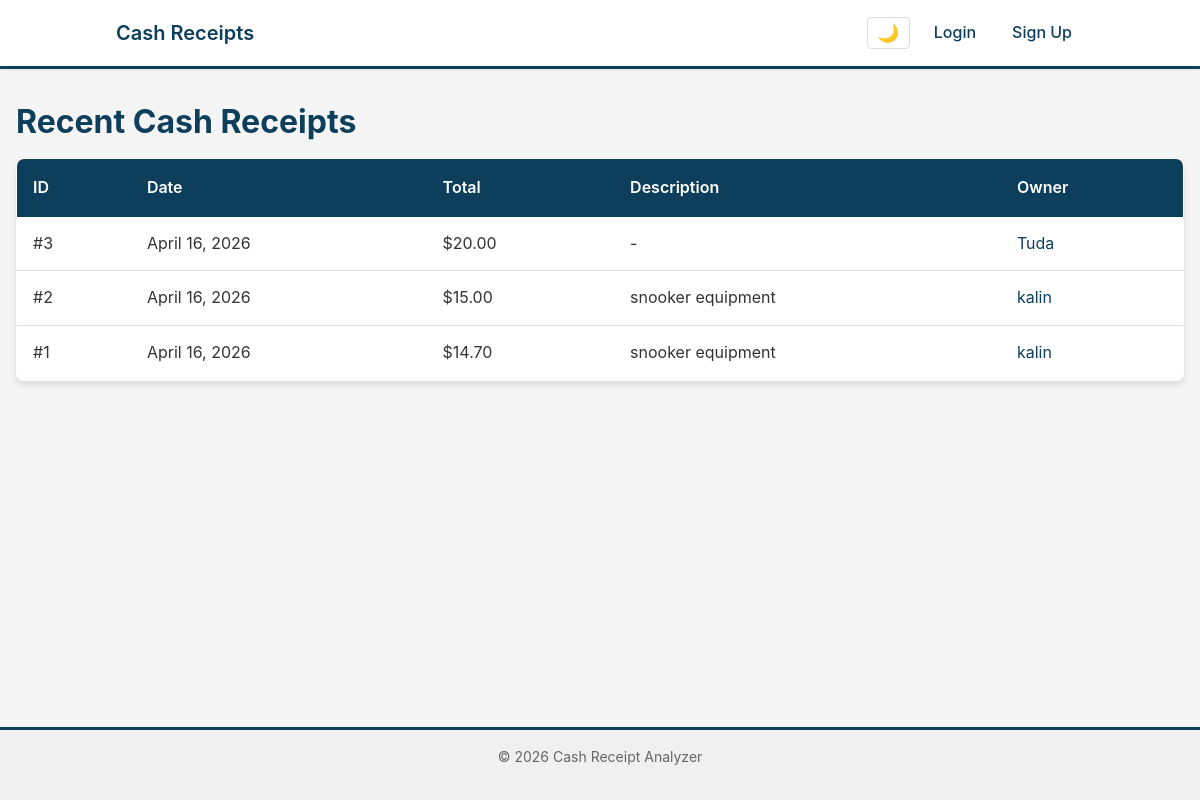
Before: / with the older database file.
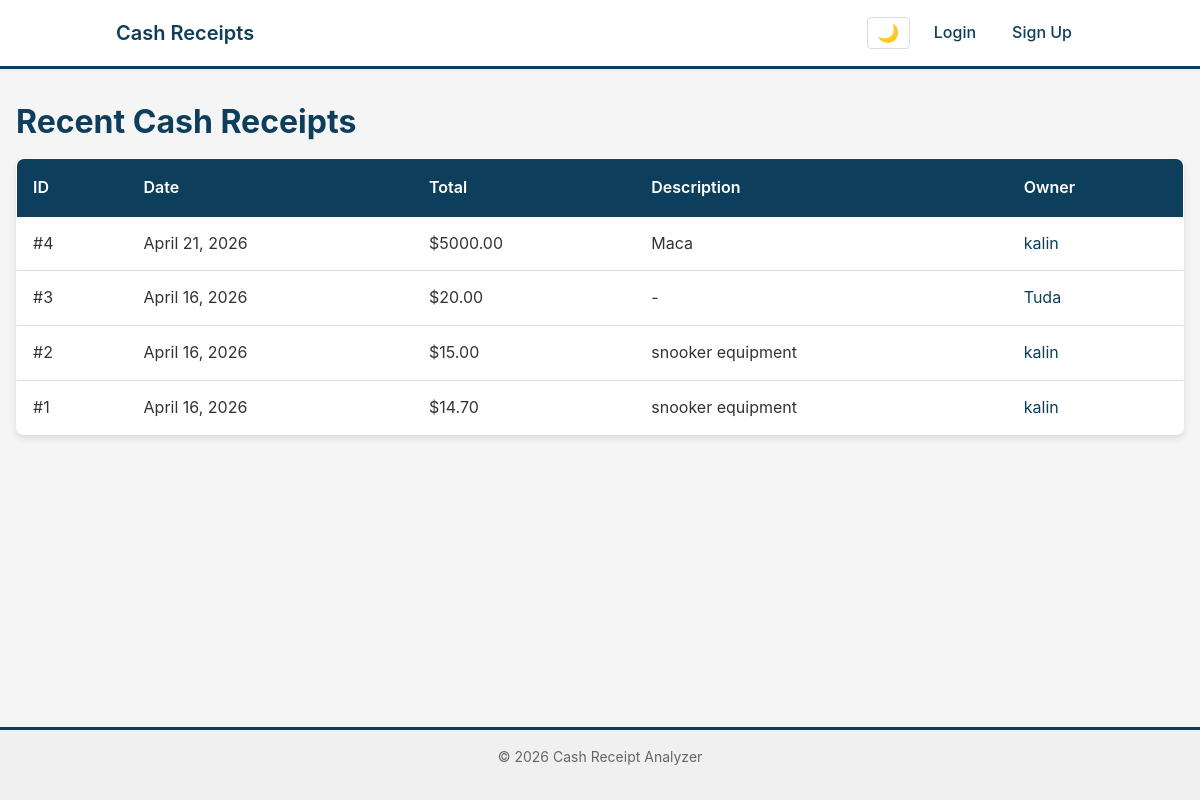
After: the same page with the newer database file.
### cash_receipts/models.py (models this page shows, shortened)
class Receipt(models.Model):
    owner = models.ForeignKey(User, on_delete=models.CASCADE, related_name='receipts')
    total_sum = models.DecimalField(max_digits=10, decimal_places=2)
    date = models.DateField(auto_now_add=True)
    description = models.TextField(blank=True)
    created_at = models.DateTimeField(auto_now_add=True)
    updated_at = models.DateTimeField(auto_now=True)
    class Meta:
        ordering = ['-created_at']

### cash_receipts/views.py (the view)
# urls.py: path('', views.index, name='index'),
def index(request):
    receipts_list = Receipt.objects.all()[:10]
    return render(request, 'cash_receipts/index.html', {
        'receipts': receipts_list
    })

### templates/cash_receipts/index.html (shortened to what this page needs)
{% extends 'base.html' %}
{% block content %}
<h1>Recent Cash Receipts</h1>
{% if receipts %}
    <table>
        <thead>
            <tr>
                <th>ID</th>
                <th>Date</th>
                <th>Total</th>
                <th>Description</th>
                <th>Owner</th>
            </tr>
        </thead>
        <tbody>
            {% for receipt in receipts %}
            <tr>
                <td>#{{ receipt.id }}</td>
                <td>{{ receipt.date }}</td>
                <td>${{ receipt.total_sum }}</td>
                <td>{{ receipt.description|default:"-" }}</td>
                <td><a href="{% url 'user_profile' receipt.owner.username %}">{{ receipt.owner.username }}</a></td>
            </tr>
            {% endfor %}
        </tbody>
    </table>
{% else %}
    <p>No receipts yet. <a href="{% url 'add_receipt' %}">Add the first one!</a></p>
{% endif %}
{% endblock %}

### templates/base.html (shortened to what this page needs)
{% load static %}
<!DOCTYPE html>
<html lang="en">
<head>
    <link rel="stylesheet" href="{% static 'css/normalize.css' %}">
    <link rel="stylesheet" href="{% static 'css/main.css' %}">
    <link rel="stylesheet" href="https://code.jquery.com/ui/1.13.2/themes/base/jquery-ui.css">
</head>
<body>
    <header>
        <nav>
            <div class="nav-left">
                <a href="{% url 'index' %}" class="nav-logo">Cash Receipts</a>
            </div>
            <div class="nav-right">
                {% if user.is_authenticated %}
                    <span class="nav-username">{{ user.username }}</span>
                    <form action="{% url 'logout' %}" method="post" class="nav-auth">
                        {% csrf_token %}
                        <button type="submit" class="nav-logout-btn">Logout</button>
                    </form>
                {% else %}
                    <a href="{% url 'login' %}">Login</a>
                    <a href="{% url 'signup' %}">Sign Up</a>
                {% endif %}
            </div>
        </nav>
    </header>
    <main>
        {% block content %}{% endblock %}
    </main>
    <footer>
        <p>&copy; 2026 Cash Receipt Analyzer</p>
    </footer>
</body>
</html>

### static/css/main.css (style rules this page uses)
:root { --color-bg: #f5f5f5; --color-bg-secondary: #ffffff; --color-text: #333333; --color-text-muted: #666666; --color-border: #dddddd; --color-primary: #0D3E5B; --color-primary-hover: #0a3147; --color-secondary: #326786; --color-accent: #8F540D; --color-accent-light: #D39447; --color-success: #2e7d32; --color-error: #c62828; --color-warning: #f57c00; --color-nav-bg: #ffffff; --color-nav-border: #e0e0e0; --color-footer-bg: #f0f0f0; --shadow-sm: 0 1px 3px rgba(0,0,0,0.08); --shadow-md: 0 4px 6px rgba(0,0,0,0.1); --shadow-lg: 0 10px 20px rgba(0,0,0,0.15); --radius-sm: 4px; --radius-md: 8px; --radius-lg: 12px; --transition-fast: 0.15s ease; --transition-normal: 0.25s ease; }
*, *::before, *::after { box-sizing: border-box; }
html { font-size: 16px; scroll-behavior: smooth; }
body { font-family: -apple-system, BlinkMacSystemFont, "Segoe UI", Roboto, "Helvetica Neue", Arial, sans-serif; background-color: var(--color-bg); color: var(--color-text); line-height: 1.6; margin: 0; padding: 0; min-height: 100vh; display: flex; flex-direction: column; transition: background-color var(--transition-normal), color var(--transition-normal); }
a { color: var(--color-primary); text-decoration: none; transition: color var(--transition-fast); }
h1, h2, h3, h4, h5, h6 { color: var(--color-primary); margin-top: 0; line-height: 1.3; }
h1 { font-size: 2rem; margin-bottom: 1rem; }
p { margin: 0 0 1rem; }
header { background-color: var(--color-nav-bg); border-bottom: 3px solid var(--color-primary); box-shadow: var(--shadow-sm); position: sticky; top: 0; z-index: 100; }
main { flex: 1; padding: 2rem 1rem; width: 100%; }
footer { background-color: var(--color-footer-bg); border-top: 3px solid var(--color-primary); padding: 1rem; text-align: center; color: var(--color-text-muted); font-size: 0.875rem; }
nav { max-width: 1000px; margin: 0 auto; padding: 0.75rem 1rem; display: flex; align-items: center; justify-content: space-between; gap: 1rem; }
.nav-left, .nav-center, .nav-right { display: flex; align-items: center; gap: 0.75rem; }
.nav-left { flex: 0 0 auto; }
.nav-right { flex: 0 0 auto; justify-content: flex-end; }
.nav-logo { font-size: 1.25rem; font-weight: 600; color: var(--color-primary); padding: 0.25rem 0; }
nav a { padding: 0.5rem 0.75rem; border-radius: var(--radius-sm); font-weight: 500; text-decoration: none; }
table { width: 100%; border-collapse: collapse; background-color: var(--color-bg-secondary); border-radius: var(--radius-md); overflow: hidden; box-shadow: var(--shadow-md); border: 1px solid var(--color-border); }
thead { background-color: var(--color-primary); color: #fff; }
thead th { padding: 1rem; text-align: left; font-weight: 600; }
tbody tr { border-bottom: 1px solid var(--color-border); transition: background-color var(--transition-fast); }
tbody tr:last-child { border-bottom: none; }
tbody td { padding: 0.875rem 1rem; }

Changed rows visible on the page:
added Receipt: id "4", date "April 21, 2026", total_sum "5000.00", description "Маса", owner.username "kalin"
